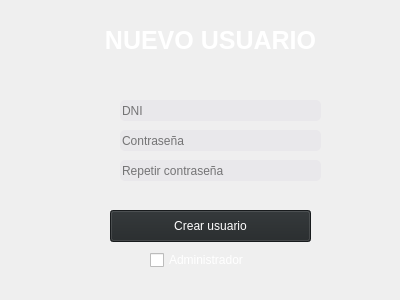
<?xml version="1.0" encoding="UTF-8"?>
<ui version="4.0">
 <class>Form</class>
 <widget class="QWidget" name="Form">
  <property name="geometry">
   <rect>
    <x>0</x>
    <y>0</y>
    <width>400</width>
    <height>300</height>
   </rect>
  </property>
  <property name="windowTitle">
   <string>Form</string>
  </property>
  <widget class="QLabel" name="titulo">
   <property name="geometry">
    <rect>
     <x>90</x>
     <y>20</y>
     <width>241</width>
     <height>41</height>
    </rect>
   </property>
   <property name="font">
    <font>
     <pointsize>-1</pointsize>
     <weight>75</weight>
     <bold>true</bold>
    </font>
   </property>
   <property name="styleSheet">
    <string notr="true">color: white; font-weight: bold; font-size: 25px;</string>
   </property>
   <property name="text">
    <string>NUEVO USUARIO</string>
   </property>
   <property name="alignment">
    <set>Qt::AlignCenter</set>
   </property>
  </widget>
  <widget class="QLineEdit" name="repeat_pass">
   <property name="geometry">
    <rect>
     <x>120</x>
     <y>160</y>
     <width>201</width>
     <height>21</height>
    </rect>
   </property>
   <property name="styleSheet">
    <string notr="true">background-color: #e9e8eb; color: black;border-radius: 5px;</string>
   </property>
   <property name="echoMode">
    <enum>QLineEdit::Password</enum>
   </property>
   <property name="cursorPosition">
    <number>0</number>
   </property>
   <property name="placeholderText">
    <string notr="true">Repetir contraseña</string>
   </property>
  </widget>
  <widget class="QLineEdit" name="user">
   <property name="geometry">
    <rect>
     <x>120</x>
     <y>100</y>
     <width>201</width>
     <height>21</height>
    </rect>
   </property>
   <property name="styleSheet">
    <string notr="true">background-color: #e9e8eb; color: black; border-radius: 5px;</string>
   </property>
   <property name="inputMask">
    <string/>
   </property>
   <property name="text">
    <string/>
   </property>
   <property name="maxLength">
    <number>9</number>
   </property>
   <property name="cursorPosition">
    <number>0</number>
   </property>
   <property name="placeholderText">
    <string notr="true">DNI</string>
   </property>
  </widget>
  <widget class="QLineEdit" name="passwd">
   <property name="geometry">
    <rect>
     <x>120</x>
     <y>130</y>
     <width>201</width>
     <height>21</height>
    </rect>
   </property>
   <property name="styleSheet">
    <string notr="true">background-color: #e9e8eb; color: black;border-radius: 5px;</string>
   </property>
   <property name="echoMode">
    <enum>QLineEdit::Password</enum>
   </property>
   <property name="cursorPosition">
    <number>0</number>
   </property>
   <property name="placeholderText">
    <string notr="true">Contraseña</string>
   </property>
  </widget>
  <widget class="QCheckBox" name="adminCheck">
   <property name="geometry">
    <rect>
     <x>150</x>
     <y>250</y>
     <width>121</width>
     <height>20</height>
    </rect>
   </property>
   <property name="styleSheet">
    <string notr="true">color: white;</string>
   </property>
   <property name="text">
    <string>Administrador</string>
   </property>
  </widget>
  <widget class="QPushButton" name="newUserButton">
   <property name="geometry">
    <rect>
     <x>110</x>
     <y>210</y>
     <width>201</width>
     <height>32</height>
    </rect>
   </property>
   <property name="styleSheet">
    <string notr="true">background-color: #222628; color: white;</string>
   </property>
   <property name="text">
    <string>Crear usuario</string>
   </property>
  </widget>
 </widget>
 <resources/>
 <connections/>
</ui>
